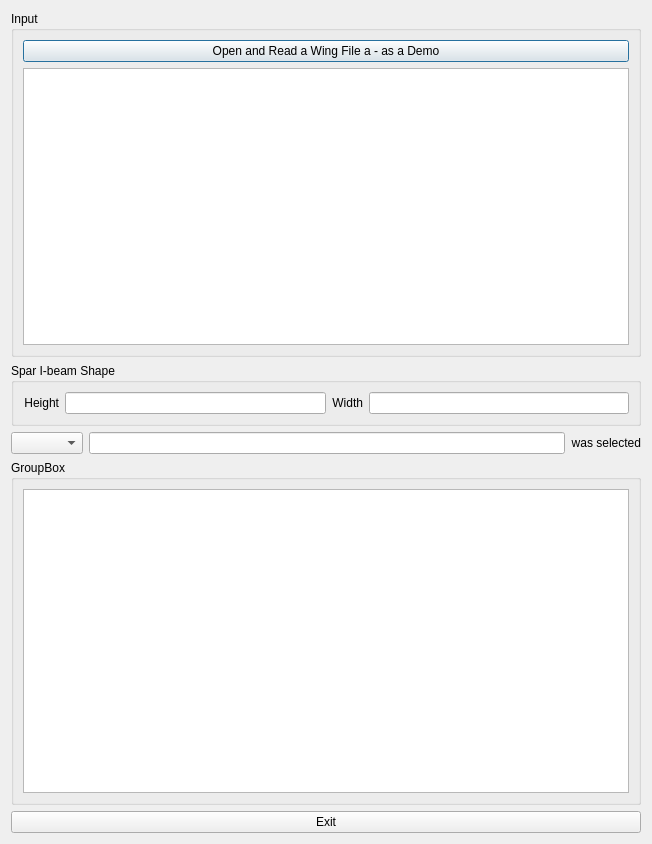
<?xml version="1.0" encoding="UTF-8"?>
<ui version="4.0">
 <class>Dialog</class>
 <widget class="QDialog" name="Dialog">
  <property name="geometry">
   <rect>
    <x>0</x>
    <y>0</y>
    <width>652</width>
    <height>844</height>
   </rect>
  </property>
  <property name="windowTitle">
   <string>Wing Spar Structural Optimization</string>
  </property>
  <layout class="QVBoxLayout" name="verticalLayout">
   <item>
    <widget class="QGroupBox" name="groupBox">
     <property name="title">
      <string>Input</string>
     </property>
     <layout class="QVBoxLayout" name="verticalLayout_2">
      <item>
       <widget class="QPushButton" name="pushButton_GetWing">
        <property name="text">
         <string>Open and Read a Wing File a - as a Demo</string>
        </property>
       </widget>
      </item>
      <item>
       <widget class="QTextEdit" name="textEdit_filename">
        <property name="readOnly">
         <bool>true</bool>
        </property>
       </widget>
      </item>
     </layout>
    </widget>
   </item>
   <item>
    <widget class="QGroupBox" name="groupBox_3">
     <property name="title">
      <string>Spar I-beam Shape</string>
     </property>
     <layout class="QHBoxLayout" name="horizontalLayout">
      <item>
       <widget class="QLabel" name="label">
        <property name="text">
         <string>Height</string>
        </property>
        <property name="alignment">
         <set>Qt::AlignRight|Qt::AlignTrailing|Qt::AlignVCenter</set>
        </property>
       </widget>
      </item>
      <item>
       <widget class="QLineEdit" name="lineEdit_Height"/>
      </item>
      <item>
       <widget class="QLabel" name="label_2">
        <property name="text">
         <string>Width</string>
        </property>
        <property name="alignment">
         <set>Qt::AlignRight|Qt::AlignTrailing|Qt::AlignVCenter</set>
        </property>
       </widget>
      </item>
      <item>
       <widget class="QLineEdit" name="lineEdit_Width">
        <property name="text">
         <string/>
        </property>
       </widget>
      </item>
     </layout>
    </widget>
   </item>
   <item>
    <layout class="QHBoxLayout" name="horizontalLayout_2">
     <item>
      <widget class="QComboBox" name="comboBox"/>
     </item>
     <item>
      <widget class="QLineEdit" name="lineEdit_fromCombo">
       <property name="text">
        <string/>
       </property>
      </widget>
     </item>
     <item>
      <widget class="QLabel" name="label_3">
       <property name="text">
        <string>was selected</string>
       </property>
       <property name="alignment">
        <set>Qt::AlignRight|Qt::AlignTrailing|Qt::AlignVCenter</set>
       </property>
      </widget>
     </item>
    </layout>
   </item>
   <item>
    <widget class="QGroupBox" name="groupBox_2">
     <property name="title">
      <string>GroupBox</string>
     </property>
     <layout class="QVBoxLayout" name="verticalLayout_3">
      <item>
       <widget class="QPlainTextEdit" name="plainTextEdit_Report">
        <property name="verticalScrollBarPolicy">
         <enum>Qt::ScrollBarAsNeeded</enum>
        </property>
       </widget>
      </item>
     </layout>
    </widget>
   </item>
   <item>
    <widget class="QPushButton" name="pushButton_Exit">
     <property name="text">
      <string>Exit</string>
     </property>
    </widget>
   </item>
  </layout>
 </widget>
 <resources/>
 <connections/>
</ui>
